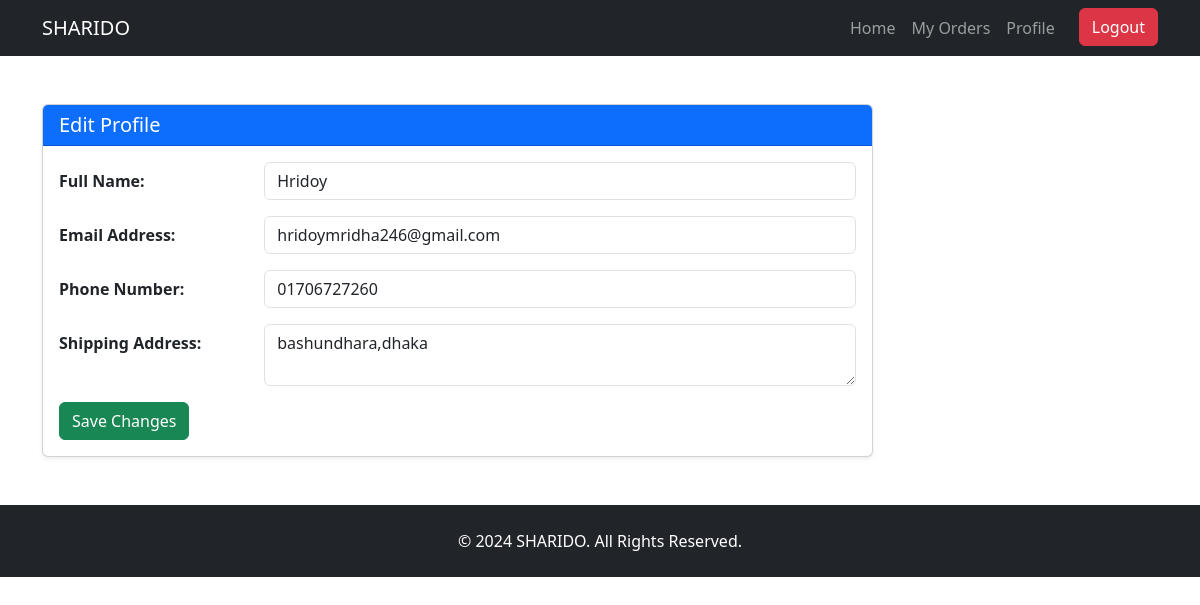
The page /edit-profile.php (signed in) on the database its author committed.
### tables this page shows
CREATE TABLE `users` (
  `id` int(11) NOT NULL,
  `name` varchar(100) NOT NULL,
  `email` varchar(100) NOT NULL,
  `password` varchar(255) NOT NULL,
  `phone` varchar(15) DEFAULT NULL,
  `address` varchar(255) DEFAULT NULL,
  `profile_picture` varchar(255) DEFAULT 'default-profile.png',
  `joined_date` datetime DEFAULT current_timestamp()
);

### edit-profile.php (the view, shortened to what this page needs)
<?php
$servername = "localhost";
$username = "root";
$password = "";
$dbname = "sharido";
$conn = new mysqli($servername, $username, $password, $dbname);
$user_id = $_SESSION['user_id'];
$sql = "SELECT * FROM users WHERE id = ?";
$stmt = $conn->prepare($sql);
$stmt->bind_param("i", $user_id);
$stmt->execute();
$result = $stmt->get_result();
$user = $result->fetch_assoc();
?>
<!DOCTYPE html>
<html lang="en">
<head>
    <link href="https://cdn.jsdelivr.net/npm/bootstrap@5.3.0/dist/css/bootstrap.min.css" rel="stylesheet">
</head>
<body>
    <header class="navbar navbar-expand-lg navbar-dark bg-dark">
        <div class="container">
            <a href="dashboard.php" class="navbar-brand">SHARIDO</a>
            <div class="collapse navbar-collapse" id="navbarNav">
                <ul class="navbar-nav ms-auto">
                    <li class="nav-item">
                        <a href="dashboard.php" class="nav-link">Home</a>
                    </li>
                    <li class="nav-item">
                        <a href="orders.php" class="nav-link">My Orders</a>
                    </li>
                    <li class="nav-item">
                        <a href="profile.php" class="nav-link">Profile</a>
                    </li>
                    <li class="nav-item">
                        <a href="index.php" class="btn btn-danger ms-3">Logout</a>
                    </li>
                </ul>
            </div>
        </div>
    </header>
    <div class="container my-5">
        <div class="row">
            <div class="col-lg-9">
                <div class="card shadow-sm">
                    <div class="card-header bg-primary text-white">
                        <h5 class="mb-0">Edit Profile</h5>
                    </div>
                    <div class="card-body">
                        <form method="POST" action="">
                            <div class="row mb-3">
                                <label class="col-sm-3 col-form-label"><strong>Full Name:</strong></label>
                                <div class="col-sm-9">
                                    <input type="text" class="form-control" name="name" value="<?php echo htmlspecialchars($user['name']); ?>">
                                </div>
                            </div>
                            <div class="row mb-3">
                                <label class="col-sm-3 col-form-label"><strong>Email Address:</strong></label>
                                <div class="col-sm-9">
                                    <input type="email" class="form-control" name="email" value="<?php echo htmlspecialchars($user['email']); ?>">
                                </div>
                            </div>
                            <div class="row mb-3">
                                <label class="col-sm-3 col-form-label"><strong>Phone Number:</strong></label>
                                <div class="col-sm-9">
                                    <input type="text" class="form-control" name="phone" value="<?php echo htmlspecialchars($user['phone']); ?>">
                                </div>
                            </div>
                            <div class="row mb-3">
                                <label class="col-sm-3 col-form-label"><strong>Shipping Address:</strong></label>
                                <div class="col-sm-9">
                                    <textarea class="form-control" name="address" rows="2"><?php echo htmlspecialchars($user['address']); ?></textarea>
                                </div>
                            </div>
                            <button type="submit" class="btn btn-success">Save Changes</button>
                        </form>
                    </div>
                </div>
            </div>
        </div>
    </div>
    <footer class="bg-dark text-white py-4">
        <div class="container text-center">
            <p class="mb-0">© 2024 SHARIDO. All Rights Reserved.</p>
        </div>
    </footer>
</body>
</html>

### rows shown on the page
users: name "Hridoy", email "hridoymridha246@gmail.com", phone "01706727260", address "bashundhara,dhaka"
